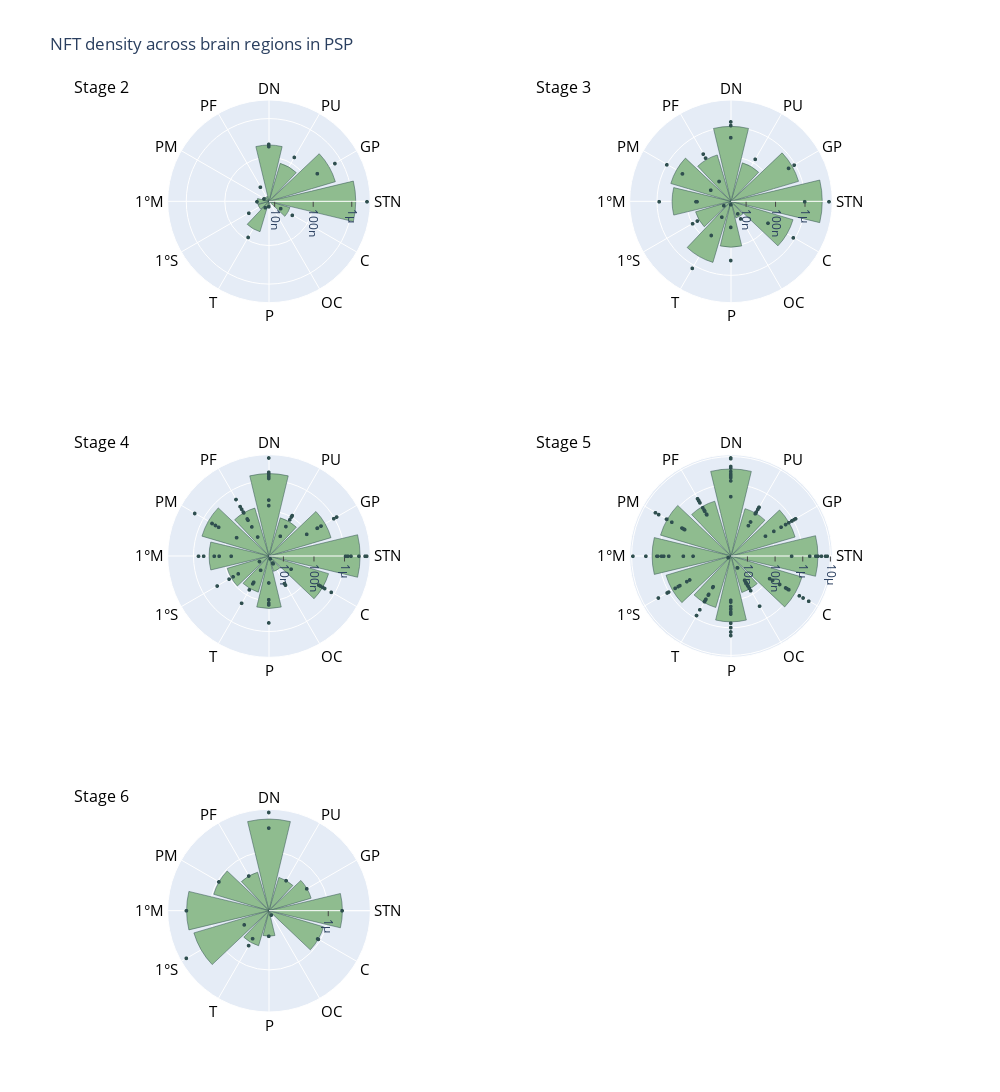

The notebook cell saved with this chart:
### Code cell
nft_plot = polar_plot(dict_subset=psp_stage_dict,
                      dict_mean=mean_NFT_dict,
                      tau_type='NFT_density',
                      val_add=0.00005,
                      anatomical_order=anatomical_order,
                      marker_colors=[],
                      marker_color='darkseagreen',
                      marker_line_color='darkslategray',
                      title='NFT density across brain regions in PSP',
                      tick_label=True,
                      fig_height=1200,
                      fig_width=1000,
                      tickangle_val=90)
nft_plot.show()

### Figure 1 — Plotly figure (JSON) as saved in the notebook; plotly's stock layout.template omitted (floating-point values rounded to 4 significant figures)
{"data": [{"marker": {"color": "darkseagreen", "line": {"color": "darkslategray"}}, "name": "Tau density, stage 2", "r": [0, 9.653e-09, 9.712e-09, 9.929e-09, 1.409e-08, 1.441e-08, 2.624e-08, 4.732e-08, 7.591e-08, 2.06e-07, 4.453e-07, 1.268e-06], "showlegend": false, "subplot": "polar", "theta": ["OC", "P", "PF", "PM", "1°S", "1°M", "C", "T", "PU", "DN", "GP", "STN"], "type": "barpolar"}, {"marker": {"color": "darkslategray", "size": 4}, "mode": "markers", "name": "Stage 2", "r": [0, 8.389e-08, 9.653e-09, 1.627e-08, 0, 1.942e-08, 0, 2.819e-08, 1.441e-08, 9.929e-09, 1.075e-08, 3.621e-08, 0, 0, 2.039e-07, 2.536e-06, 1.518e-07, 6.866e-07, 1.924e-07, 2.196e-07], "showlegend": false, "subplot": "polar", "theta": ["PF", "T", "P", "C", "1°S", "PF", "OC", "1°S", "1°M", "PM", "T", "C", "STN", "PU", "GP", "STN", "PU", "GP", "DN", "DN"], "type": "scatterpolargl"}, {"marker": {"color": "darkseagreen", "line": {"color": "darkslategray"}}, "name": "Tau density, stage 3", "r": [1.186e-08, 5.503e-08, 7.072e-08, 1.107e-07, 1.347e-07, 3.068e-07, 4.156e-07, 4.462e-07, 4.826e-07, 7.561e-07, 1.076e-06, 3.847e-06], "showlegend": false, "subplot": "polar2", "theta": ["OC", "1°S", "PU", "P", "PF", "1°M", "PM", "T", "C", "GP", "DN", "STN"], "type": "barpolar"}, {"marker": {"color": "darkslategray", "size": 4}, "mode": "markers", "name": "Stage 3", "r": [9.646e-08, 4.652e-08, 2.411e-07, 2.288e-08, 1.452e-08, 1.262e-06, 8.761e-07, 2.268e-07, 1.583e-07, 6.292e-08, 8.307e-07, 9.87e-07, 3.052e-07, 6.48e-08, 4.301e-08, 1.87e-08, 3.882e-09, 1.911e-08, 9.201e-09, 1.235e-08, 8.897e-08, 5.725e-09, 0, 9.982e-07, 5.688e-07, 6.696e-06, 1.414e-07, 9.434e-07, 1.581e-06, 1.184e-06, 4.615e-07], "showlegend": false, "subplot": "polar2", "theta": ["1°S", "1°M", "PM", "P", "OC", "T", "C", "PF", "PF", "1°S", "1°M", "PM", "P", "T", "1°M", "PM", "P", "PF", "OC", "T", "C", "1°S", "PU", "STN", "GP", "STN", "PU", "GP", "DN", "DN", "DN"], "type": "scatterpolargl"}, {"marker": {"color": "darkseagreen", "line": {"color": "darkslategray"}}, "name": "Tau density, stage 4", "r": [1.13e-08, 5.791e-08, 6.758e-08, 8.995e-08, 1.458e-07, 1.762e-07, 3.076e-07, 3.64e-07, 4.419e-07, 6.547e-07, 1.679e-06, 3.232e-06], "showlegend": false, "subplot": "polar3", "theta": ["OC", "T", "PU", "1°S", "PF", "P", "1°M", "C", "GP", "PM", "DN", "STN"], "type": "barpolar"}, {"marker": {"color": "darkslategray", "size": 4}, "mode": "markers", "name": "Stage 4", "r": [3.641e-08, 7.713e-08, 4.718e-07, 6.494e-09, 6.47e-09, 2.543e-07, 1.798e-08, 4.233e-09, 4.812e-08, 4.58e-07, 8.974e-08, 3.728e-08, 3.015e-07, 3.021e-07, 1.418e-07, 2.13e-06, 5.158e-07, 2.015e-07, 6.114e-09, 6.314e-08, 2.644e-07, 0, 8.669e-08, 1.067e-07, 6.753e-07, 3.508e-07, 1.329e-07, 3.264e-08, 4.406e-07, 0, 5.733e-08, 5.553e-08, 2.533e-08, 0, 2.366e-08, 0, 0, 0, 4.331e-08, 1.148e-08, 1.583e-07, 4.196e-08, 7.57e-09, 4.713e-07, 7.811e-07, 1.47e-07, 7.523e-08, 2.057e-07, 2.653e-07, 1.171e-07, 2.029e-07, 3.727e-07, 1.165e-07, 1.309e-06, 2.346e-07, 3.037e-06, 1.032e-07, 2.28e-07, 4.839e-06, 8.068e-08, 1.245e-06, 5.221e-06, 1.086e-07, 9.736e-07, 5.443e-06, 4.477e-08, 3.197e-07, 1.667e-06, 0, 9.211e-08, 1.106e-06, 1.924e-08, 0, 1.889e-06, 1.326e-06, 1.628e-06, 5.577e-06, 1.191e-06, 1.359e-06, 1.538e-07, 2.33e-07, 1.754e-06], "showlegend": false, "subplot": "polar3", "theta": ["OC", "PF", "PF", "OC", "OC", "PF", "PF", "OC", "1°S", "1°M", "P", "T", "C", "1°S", "1°M", "PM", "P", "PF", "OC", "T", "C", "OC", "PF", "1°S", "1°M", "PM", "P", "T", "C", "1°S", "1°M", "PM", "P", "T", "C", "OC", "PF", "OC", "PF", "T", "PF", "OC", "1°S", "PM", "C", "PF", "1°S", "1°M", "PM", "P", "T", "C", "PU", "STN", "GP", "STN", "PU", "GP", "STN", "PU", "GP", "STN", "PU", "GP", "STN", "PU", "GP", "STN", "PU", "GP", "STN", "PU", "GP", "DN", "DN", "DN", "DN", "DN", "DN", "DN", "DN", "DN"], "type": "scatterpolargl"}, {"marker": {"color": "darkseagreen", "line": {"color": "darkslategray"}}, "name": "Tau density, stage 5", "r": [6.061e-08, 1.551e-07, 2.224e-07, 2.972e-07, 6.122e-07, 6.651e-07, 7.16e-07, 1.154e-06, 1.207e-06, 1.81e-06, 3.535e-06, 3.564e-06], "showlegend": false, "subplot": "polar4", "theta": ["OC", "PU", "T", "PF", "P", "GP", "1°S", "PM", "C", "1°M", "STN", "DN"], "type": "barpolar"}, {"marker": {"color": "darkslategray", "size": 4}, "mode": "markers", "name": "Stage 5", "r": [5.146e-07, 5.499e-08, 6.441e-07, 2.99e-08, 1.746e-07, 8.177e-07, 2.495e-07, 3.157e-07, 1.918e-07, 2.569e-08, 1.076e-07, 2.812e-07, 4.514e-08, 1.004e-06, 3.566e-06, 1.402e-06, 4.39e-07, 2.676e-06, 2.177e-07, 4.048e-08, 3.27e-09, 6.767e-07, 5.139e-08, 1.419e-07, 1.321e-07, 7.628e-07, 4.32e-07, 3.999e-07, 1.124e-06, 1.202e-06, 1.679e-07, 6.802e-07, 7.391e-07, 1.87e-07, 5.382e-07, 5.886e-08, 1.209e-06, 1.159e-07, 5.614e-07, 7.859e-09, 1.421e-07, 7.68e-09, 2.697e-07, 3.106e-07, 2.694e-06, 2.622e-06, 8.837e-06, 1.887e-06, 1.665e-07, 4.604e-06, 1.949e-07, 5.537e-08, 1.158e-06, 2.997e-06, 1.23e-06, 9.737e-07, 1.596e-07, 1.864e-06, 3.375e-08, 1.367e-07, 3.406e-07, 1.196e-06, 2.781e-07, 2.113e-07, 2.022e-07, 6.561e-07, 1.443e-07, 4.541e-08, 1.325e-07, 6.792e-07, 2.262e-07, 2.715e-07, 9.986e-08, 1.073e-07, 4.456e-07, 2.157e-07, 5.38e-07, 1.005e-07, 1.398e-07, 7.042e-08, 4.79e-08, 5.005e-07, 7.877e-06, 4.837e-08, 1.609e-07, 3.637e-06, 1.304e-06, 2.665e-07, 3.035e-06, 0, 4.998e-07, 1.836e-06, 6.878e-08, 9.199e-07, 4.869e-06, 1.771e-07, 3.22e-07, 6.872e-06, 1.117e-06, 1.7e-07, 3.284e-06, 2.84e-07, 6.816e-07, 4.065e-07, 1.518e-07, 7.195e-08, 0, 2.293e-07, 9.083e-07, 9.146e-06, 8.645e-06, 2.364e-06, 2.098e-06, 3.655e-07, 2.944e-06, 2.014e-06, 3.979e-06, 1.788e-06, 4.499e-06, 1.36e-06], "showlegend": false, "subplot": "polar4", "theta": ["PF", "OC", "PF", "OC", "1°S", "1°M", "PM", "P", "PF", "OC", "T", "C", "OC", "1°S", "PM", "P", "T", "C", "PF", "OC", "1°S", "P", "T", "C", "1°M", "T", "PF", "1°S", "1°M", "PM", "P", "C", "PM", "T", "PF", "1°M", "PM", "P", "C", "OC", "PF", "OC", "PF", "OC", "1°S", "PM", "1°M", "P", "T", "C", "PF", "OC", "1°S", "1°M", "PM", "P", "T", "C", "OC", "PF", "1°S", "1°M", "PM", "P", "T", "C", "PF", "OC", "1°S", "1°M", "PM", "P", "T", "C", "1°M", "PM", "1°S", "P", "PF", "OC", "T", "C", "STN", "PU", "GP", "STN", "GP", "PU", "STN", "PU", "GP", "STN", "PU", "GP", "STN", "PU", "GP", "STN", "GP", "PU", "STN", "PU", "GP", "STN", "PU", "GP", "STN", "PU", "GP", "DN", "DN", "DN", "DN", "DN", "DN", "DN", "DN", "DN", "DN", "DN"], "type": "scatterpolargl"}, {"marker": {"color": "darkseagreen", "line": {"color": "darkslategray"}}, "name": "Tau density, stage 6", "r": [1.439e-07, 2.995e-07, 4.155e-07, 4.447e-07, 5.042e-07, 5.779e-07, 9.196e-07, 9.441e-07, 1.659e-06, 1.979e-06, 2.289e-06, 3.18e-06], "showlegend": false, "subplot": "polar5", "theta": ["OC", "P", "PU", "T", "PF", "GP", "C", "PM", "STN", "1°S", "1°M", "DN"], "type": "barpolar"}, {"marker": {"color": "darkslategray", "size": 4}, "mode": "markers", "name": "Stage 6", "r": [5.042e-07, 1.439e-07, 3.628e-06, 5.077e-07, 9.051e-07, 3.307e-07, 2.289e-06, 9.441e-07, 2.995e-07, 3.818e-07, 9.341e-07, 1.659e-06, 4.155e-07, 5.779e-07, 2.313e-06, 4.047e-06], "showlegend": false, "subplot": "polar5", "theta": ["PF", "OC", "1°S", "T", "C", "1°S", "1°M", "PM", "P", "T", "C", "STN", "PU", "GP", "DN", "DN"], "type": "scatterpolargl"}], "layout": {"annotations": [{"font": {"color": "black", "size": 16}, "showarrow": false, "text": "Stage 2", "x": 0.025, "xanchor": "center", "xref": "paper", "y": 1, "yanchor": "bottom", "yref": "paper"}, {"font": {"color": "black", "size": 16}, "showarrow": false, "text": "Stage 3", "x": 0.575, "xanchor": "center", "xref": "paper", "y": 1, "yanchor": "bottom", "yref": "paper"}, {"font": {"color": "black", "size": 16}, "showarrow": false, "text": "Stage 4", "x": 0.025, "xanchor": "center", "xref": "paper", "y": 0.6111, "yanchor": "bottom", "yref": "paper"}, {"font": {"color": "black", "size": 16}, "showarrow": false, "text": "Stage 5", "x": 0.575, "xanchor": "center", "xref": "paper", "y": 0.6111, "yanchor": "bottom", "yref": "paper"}, {"font": {"color": "black", "size": 16}, "showarrow": false, "text": "Stage 6", "x": 0.025, "xanchor": "center", "xref": "paper", "y": 0.2222, "yanchor": "bottom", "yref": "paper"}], "height": 1200, "polar": {"angularaxis": {"categoryarray": ["STN", "GP", "PU", "DN", "PF", "PM", "1°M", "1°S", "T", "P", "OC", "C"], "color": "black", "tickfont": {"size": 15}}, "domain": {"x": [0, 0.45], "y": [0.7778, 1]}, "radialaxis": {"dtick": 1, "range": [null, -4.267], "showticklabels": true, "tickangle": 90, "ticks": "outside", "type": "log"}}, "polar2": {"angularaxis": {"categoryarray": ["STN", "GP", "PU", "DN", "PF", "PM", "1°M", "1°S", "T", "P", "OC", "C"], "color": "black", "tickfont": {"size": 15}}, "domain": {"x": [0.55, 1], "y": [0.7778, 1]}, "radialaxis": {"dtick": 1, "range": [null, -4.267], "showticklabels": true, "tickangle": 90, "ticks": "outside", "type": "log"}}, "polar3": {"angularaxis": {"categoryarray": ["STN", "GP", "PU", "DN", "PF", "PM", "1°M", "1°S", "T", "P", "OC", "C"], "color": "black", "tickfont": {"size": 15}}, "domain": {"x": [0, 0.45], "y": [0.3889, 0.6111]}, "radialaxis": {"dtick": 1, "range": [null, -4.267], "showticklabels": true, "tickangle": 90, "ticks": "outside", "type": "log"}}, "polar4": {"angularaxis": {"categoryarray": ["STN", "GP", "PU", "DN", "PF", "PM", "1°M", "1°S", "T", "P", "OC", "C"], "color": "black", "tickfont": {"size": 15}}, "domain": {"x": [0.55, 1], "y": [0.3889, 0.6111]}, "radialaxis": {"dtick": 1, "range": [null, -4.267], "showticklabels": true, "tickangle": 90, "ticks": "outside", "type": "log"}}, "polar5": {"angularaxis": {"categoryarray": ["STN", "GP", "PU", "DN", "PF", "PM", "1°M", "1°S", "T", "P", "OC", "C"], "color": "black", "tickfont": {"size": 15}}, "domain": {"x": [0, 0.45], "y": [0, 0.2222]}, "radialaxis": {"dtick": 1, "range": [null, -4.267], "showticklabels": true, "tickangle": 90, "ticks": "outside", "type": "log"}}, "polar6": {"domain": {"x": [0.55, 1], "y": [0, 0.2222]}}, "title": {"text": "NFT density across brain regions in PSP"}, "width": 1000}}
